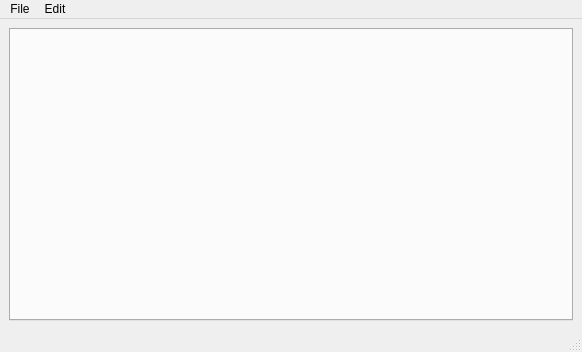
<?xml version="1.0" encoding="UTF-8"?>
<ui version="4.0">
 <class>MainWindow</class>
 <widget class="QMainWindow" name="MainWindow">
  <property name="geometry">
   <rect>
    <x>0</x>
    <y>0</y>
    <width>582</width>
    <height>352</height>
   </rect>
  </property>
  <property name="windowTitle">
   <string>  Charos Text Editor</string>
  </property>
  <widget class="QWidget" name="centralwidget">
   <layout class="QGridLayout" name="gridLayout">
    <item row="0" column="0">
     <widget class="QTabWidget" name="tabWidget">
      <property name="tabsClosable">
       <bool>true</bool>
      </property>
     </widget>
    </item>
   </layout>
  </widget>
  <widget class="QMenuBar" name="menubar">
   <property name="geometry">
    <rect>
     <x>0</x>
     <y>0</y>
     <width>582</width>
     <height>30</height>
    </rect>
   </property>
   <widget class="QMenu" name="menuFile">
    <property name="title">
     <string>File</string>
    </property>
    <addaction name="actionNew"/>
    <addaction name="actionOpen"/>
    <addaction name="separator"/>
    <addaction name="actionSave"/>
    <addaction name="actionSave_as"/>
    <addaction name="separator"/>
    <addaction name="actionClose"/>
    <addaction name="actionExit"/>
   </widget>
   <widget class="QMenu" name="menuEdit">
    <property name="title">
     <string>Edit</string>
    </property>
    <addaction name="actionUndo"/>
    <addaction name="actionRedo"/>
    <addaction name="separator"/>
    <addaction name="actionCopy"/>
    <addaction name="actionPaste"/>
    <addaction name="actionCut"/>
    <addaction name="separator"/>
    <addaction name="actionSelect_all"/>
   </widget>
   <addaction name="menuFile"/>
   <addaction name="menuEdit"/>
  </widget>
  <widget class="QStatusBar" name="statusbar"/>
  <action name="actionOpen">
   <property name="icon">
    <iconset theme="document-open">
     <normaloff>.</normaloff>.</iconset>
   </property>
   <property name="text">
    <string>Open</string>
   </property>
  </action>
  <action name="actionNew">
   <property name="icon">
    <iconset theme="document-new">
     <normaloff>.</normaloff>.</iconset>
   </property>
   <property name="text">
    <string>New</string>
   </property>
  </action>
  <action name="actionSave">
   <property name="icon">
    <iconset theme="document-save">
     <normaloff>.</normaloff>.</iconset>
   </property>
   <property name="text">
    <string>Save</string>
   </property>
  </action>
  <action name="actionSave_as">
   <property name="icon">
    <iconset theme="document-save-as">
     <normaloff>.</normaloff>.</iconset>
   </property>
   <property name="text">
    <string>Save as</string>
   </property>
  </action>
  <action name="actionUndo">
   <property name="icon">
    <iconset theme="edit-undo">
     <normaloff>.</normaloff>.</iconset>
   </property>
   <property name="text">
    <string>Undo</string>
   </property>
  </action>
  <action name="actionRedo">
   <property name="icon">
    <iconset theme="edit-redo">
     <normaloff>.</normaloff>.</iconset>
   </property>
   <property name="text">
    <string>Redo</string>
   </property>
  </action>
  <action name="actionCopy">
   <property name="icon">
    <iconset theme="edit-copy">
     <normaloff>.</normaloff>.</iconset>
   </property>
   <property name="text">
    <string>Copy</string>
   </property>
  </action>
  <action name="actionPaste">
   <property name="icon">
    <iconset theme="edit-paste">
     <normaloff>.</normaloff>.</iconset>
   </property>
   <property name="text">
    <string>Paste</string>
   </property>
  </action>
  <action name="actionCut">
   <property name="icon">
    <iconset theme="edit-cut">
     <normaloff>.</normaloff>.</iconset>
   </property>
   <property name="text">
    <string>Cut</string>
   </property>
  </action>
  <action name="actionSelect_all">
   <property name="icon">
    <iconset theme="edit-select-all">
     <normaloff>.</normaloff>.</iconset>
   </property>
   <property name="text">
    <string>Select all</string>
   </property>
  </action>
  <action name="actionClose">
   <property name="icon">
    <iconset theme="tab-close"/>
   </property>
   <property name="text">
    <string>Close</string>
   </property>
  </action>
  <action name="actionExit">
   <property name="icon">
    <iconset theme="exit"/>
   </property>
   <property name="text">
    <string>Exit</string>
   </property>
  </action>
 </widget>
 <resources/>
 <connections/>
</ui>
